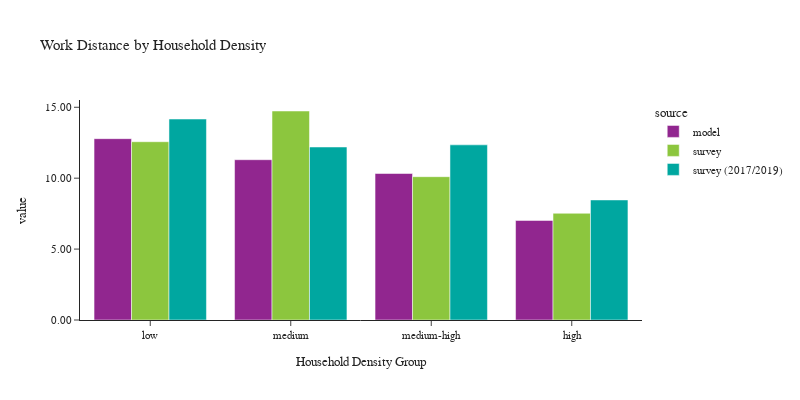

Write notebook code for a chart like this one.
### Code cell
plot_work_location(df_workers, 'hh_density_group', 'Household Density', 'Household Density Group')

### Figure 1 — Plotly figure (JSON) as saved in the notebook; plotly's stock layout.template omitted (floating-point values rounded to 4 significant figures)
{"data": [{"alignmentgroup": "True", "customdata": [[569369], [582833], [538815], [519122]], "hovertemplate": "source=model<br>hh_density_group=%{x}<br>value=%{y}<br>sample count=%{customdata[0]}<extra></extra>", "legendgroup": "model", "marker": {"color": "#91268F", "pattern": {"shape": ""}}, "name": "model", "offsetgroup": "model", "orientation": "v", "showlegend": true, "textposition": "auto", "type": "bar", "x": ["low", "medium", "medium-high", "high"], "xaxis": "x", "y": [12.79, 11.3, 10.33, 7.02], "yaxis": "y"}, {"alignmentgroup": "True", "customdata": [[459], [436], [538], [1173]], "hovertemplate": "source=survey<br>hh_density_group=%{x}<br>value=%{y}<br>sample count=%{customdata[0]}<extra></extra>", "legendgroup": "survey", "marker": {"color": "#8CC63E", "pattern": {"shape": ""}}, "name": "survey", "offsetgroup": "survey", "orientation": "v", "showlegend": true, "textposition": "auto", "type": "bar", "x": ["low", "medium", "medium-high", "high"], "xaxis": "x", "y": [12.57, 14.74, 10.11, 7.525], "yaxis": "y"}, {"alignmentgroup": "True", "customdata": [[496], [574], [766], [3759]], "hovertemplate": "source=survey (2017/2019)<br>hh_density_group=%{x}<br>value=%{y}<br>sample count=%{customdata[0]}<extra></extra>", "legendgroup": "survey (2017/2019)", "marker": {"color": "#00A7A0", "pattern": {"shape": ""}}, "name": "survey (2017/2019)", "offsetgroup": "survey (2017/2019)", "orientation": "v", "showlegend": true, "textposition": "auto", "type": "bar", "x": ["low", "medium", "medium-high", "high"], "xaxis": "x", "y": [14.17, 12.2, 12.35, 8.466], "yaxis": "y"}], "layout": {"barmode": "group", "font": {"size": 11}, "height": 400, "legend": {"title": {"text": "source"}, "tracegroupgap": 0}, "title": {"text": "Work Distance by Household Density"}, "width": 800, "xaxis": {"anchor": "y", "domain": [0.0, 1.0], "title": {"text": "Household Density Group"}}, "yaxis": {"anchor": "x", "domain": [0.0, 1.0], "tickformat": ".2f", "title": {"text": "value"}}}}
